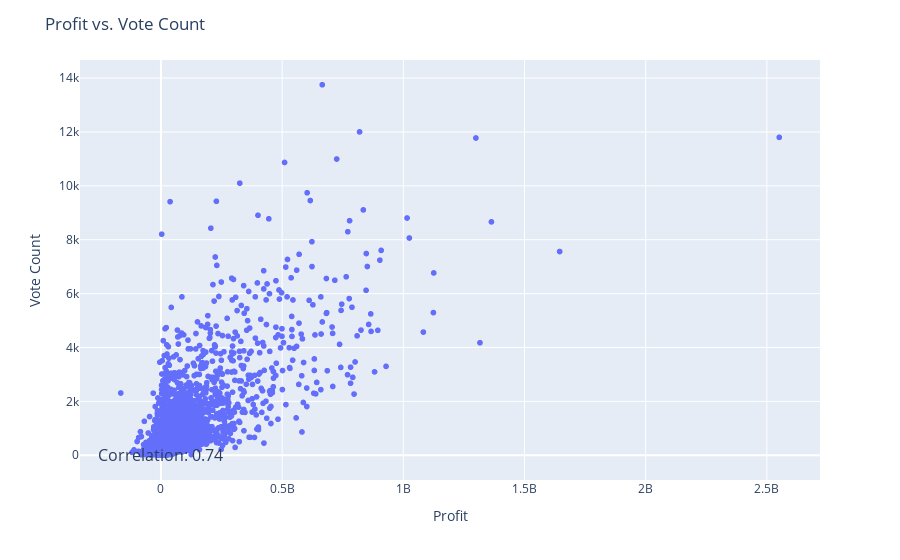

The notebook cell this image was saved under:
### Code cell
# Dropping rows where budget or revenue is zero
tmdb_5000_mov = tmdb_5000_mov.drop(
    tmdb_5000_mov[(tmdb_5000_mov['budget'] == 0) |
                  (tmdb_5000_mov['revenue'] == 0)].index)

# Calculating profit as revenue - budget
tmdb_5000_mov['profit'] = tmdb_5000_mov['revenue'] - tmdb_5000_mov['budget']

# Creating a scatter plot of profit vs. vote_count
fig = px.scatter(tmdb_5000_mov, x='profit', y='vote_count', hover_name='title')

# Calculating correlation coefficient
corr = tmdb_5000_mov['profit'].corr(tmdb_5000_mov['vote_count'])

# Adding correlation coefficient as text annotation
fig.add_annotation(x=0.9, y=0.1, showarrow=False,
                   text=f'Correlation: {corr:.2f}', font=dict(size=16))

# Updating layout with title and axis labels
fig.update_layout(title='Profit vs. Vote Count', xaxis_title='Profit', yaxis_title='Vote Count')

# Showing the plot
fig.show()

### Figure 1 — Plotly figure (JSON) as saved in the notebook; plotly's stock layout.template omitted (floating-point values rounded to 4 significant figures; data arrays with more than 128 entries replaced by an {"elided": "..."} marker saying what was removed)
{"data": [{"hovertemplate": "<b>%{hovertext}</b><br><br>profit=%{x}<br>vote_count=%{y}<extra></extra>", "hovertext": {"elided": "3229 str values"}, "legendgroup": "", "marker": {"color": "#636efa", "symbol": "circle"}, "mode": "markers", "name": "", "showlegend": false, "type": "scattergl", "x": {"elided": "3229 int values"}, "xaxis": "x", "y": {"elided": "3229 int values"}, "yaxis": "y"}], "layout": {"annotations": [{"font": {"size": 16}, "showarrow": false, "text": "Correlation: 0.74", "x": 0.9, "y": 0.1}], "legend": {"tracegroupgap": 0}, "margin": {"t": 60}, "title": {"text": "Profit vs. Vote Count"}, "xaxis": {"anchor": "y", "domain": [0, 1], "title": {"text": "Profit"}}, "yaxis": {"anchor": "x", "domain": [0, 1], "title": {"text": "Vote Count"}}}}
